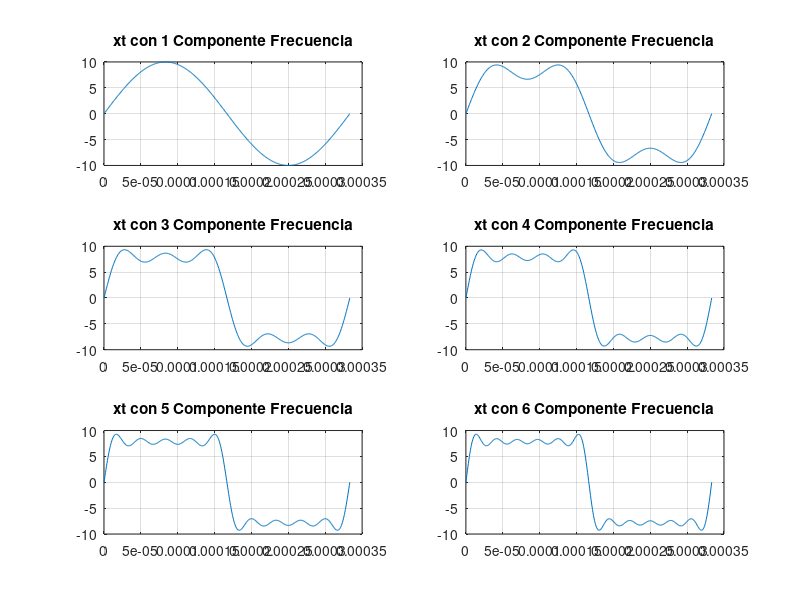

The MATLAB source for this figure:
clc
clear all
close all

%---DATA IN---
A=10;
f=3000;
cantper=1;

%---PROCESS---
t =linspace(0,cantper/f,500);
xt_lcf= A*sin(2*pi*f*t);
xt_2cf= xt_lcf + (A/3)*sin(2*pi*3*f*t);
xt_3cf= xt_2cf + (A/5)*sin(2*pi*5*f*t);
xt_4cf= xt_3cf + (A/7)*sin(2*pi*7*f*t);
xt_5cf= xt_4cf + (A/9)*sin(2*pi*9*f*t);
xt_6cf= xt_5cf + (A/11)*sin(2*pi*11*f*t);

%---OUTPUT---
figure(1)
subplot(3,2,1)
plot(t,xt_lcf),title('xt con 1 Componente Frecuencia'), grid on
subplot(3,2,2)
plot(t,xt_2cf),title('xt con 2 Componente Frecuencia'), grid on
subplot(3,2,3)
plot(t,xt_3cf),title('xt con 3 Componente Frecuencia'), grid on
subplot(3,2,4)
plot(t,xt_4cf),title('xt con 4 Componente Frecuencia'), grid on
subplot(3,2,5)
plot(t,xt_5cf),title('xt con 5 Componente Frecuencia'), grid on
subplot(3,2,6)
plot(t,xt_6cf),title('xt con 6 Componente Frecuencia'), grid on